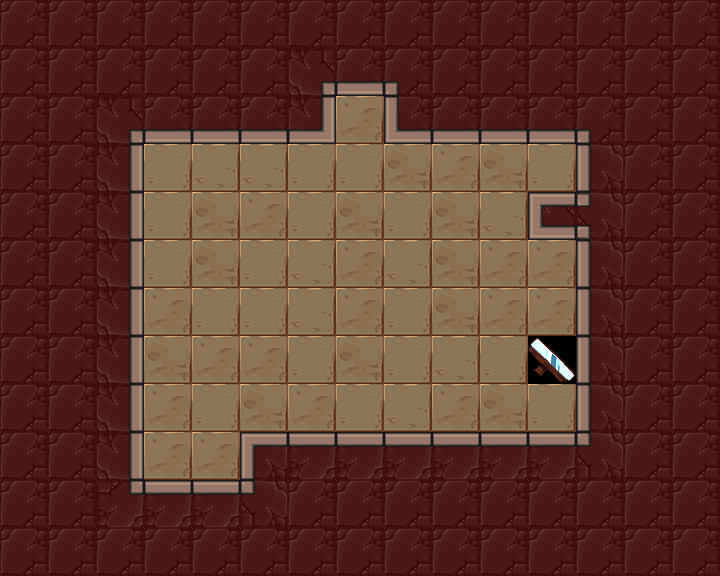

This game map was drawn from its Tiled (.tmx) file and the tilesets committed beside it. A one-line description and the trimmed map source follow:
An orthogonal 15x12 tile map with 48x48 px tiles, 3 tile layers (Floor, Holes, Walls), 6 tilesets and 29 objects (25x mirror, lightorb, lightswitch, player_start, exit).

<map version="1.0" orientation="orthogonal" renderorder="right-down" width="15" height="12" tilewidth="48" tileheight="48" nextobjectid="139">
 <tileset firstgid="1" name="walls" tilewidth="48" tileheight="48" tilecount="42">
  <image source="../../images/kongregate_release/wall_sheet.png" width="336" height="288" />
 </tileset>
 <tileset firstgid="43" name="exit" tilewidth="48" tileheight="48" tilecount="12">
  <image source="../../images/kongregate_release/gate_sheet.png" width="192" height="144" />
 </tileset>
 <tileset firstgid="55" name="floors" tilewidth="48" tileheight="48" tilecount="4">
  <image source="../../images/kongregate_release/floor_sheet.png" width="192" height="48" />
 </tileset>
 <tileset firstgid="59" name="holes" tilewidth="48" tileheight="48" tilecount="6">
  <image source="../../images/kongregate_release/hole_sheet.png" width="288" height="48" />
 </tileset>
 <tileset firstgid="65" name="mirrors" tilewidth="48" tileheight="48" tilecount="4">
  <image source="../../images/kongregate_release/mirror_sheet.png" width="96" height="96" />
 </tileset>
 <tileset firstgid="69" name="orb_sheet" tilewidth="48" tileheight="48" tilecount="9">
  <image source="../../images/kongregate_release/orb_sheet.png" width="144" height="144" />
 </tileset>
 <layer name="Floor" width="15" height="12">
  <properties>
   <property name="tileset" value="floors" />
  </properties>
  <data>[180 cells, 55 non-empty, 4 distinct tile ids]</data>
 </layer>
 <layer name="Holes" width="15" height="12">
  <properties>
   <property name="tileset" value="holes" />
  </properties>
  <data>[180 cells, 1 non-empty, 1 distinct tile ids]</data>
 </layer>
 <layer name="Walls" width="15" height="12">
  <properties>
   <property name="tileset" value="walls" />
  </properties>
  <data>[180 cells, 124 non-empty, 14 distinct tile ids]</data>
 </layer>
 <objectgroup name="Objects" />
 <objectgroup name="Mirrors">
  <object id="110" type="mirror" gid="1073741890" x="240" y="240" width="48" height="48">
   <properties>
    <property name="sides" value="1" />
   </properties>
  </object>
  <object id="111" type="mirror" gid="66" x="240" y="336" width="48" height="48">
   <properties>
    <property name="sides" value="1" />
   </properties>
  </object>
  <object id="112" type="mirror" gid="1073741890" x="240" y="288" width="48" height="48">
   <properties>
    <property name="sides" value="1" />
   </properties>
  </object>
  <object id="113" type="mirror" gid="66" x="240" y="432" width="48" height="48">
   <properties>
    <property name="sides" value="1" />
   </properties>
  </object>
  <object id="114" type="mirror" gid="1073741890" x="288" y="384" width="48" height="48">
   <properties>
    <property name="sides" value="1" />
   </properties>
  </object>
  <object id="115" type="mirror" gid="2147483714" x="288" y="432" width="48" height="48">
   <properties>
    <property name="sides" value="1" />
   </properties>
  </object>
  <object id="116" type="mirror" gid="66" x="240" y="192" width="48" height="48">
   <properties>
    <property name="sides" value="1" />
   </properties>
  </object>
  <object id="117" type="mirror" gid="3221225538" x="240" y="384" width="48" height="48">
   <properties>
    <property name="sides" value="1" />
   </properties>
  </object>
  <object id="118" type="mirror" gid="1073741890" x="288" y="192" width="48" height="48">
   <properties>
    <property name="sides" value="1" />
   </properties>
  </object>
  <object id="119" type="mirror" gid="66" x="288" y="240" width="48" height="48">
   <properties>
    <property name="sides" value="1" />
   </properties>
  </object>
  <object id="120" type="mirror" gid="3221225538" x="384" y="288" width="48" height="48">
   <properties>
    <property name="sides" value="1" />
   </properties>
  </object>
  <object id="121" type="mirror" gid="2147483714" x="384" y="240" width="48" height="48">
   <properties>
    <property name="sides" value="1" />
   </properties>
  </object>
  <object id="122" type="mirror" gid="66" x="384" y="336" width="48" height="48">
   <properties>
    <property name="sides" value="1" />
   </properties>
  </object>
  <object id="123" type="mirror" gid="3221225538" x="432" y="336" width="48" height="48">
   <properties>
    <property name="sides" value="1" />
   </properties>
  </object>
  <object id="124" type="mirror" gid="3221225538" x="384" y="384" width="48" height="48">
   <properties>
    <property name="sides" value="1" />
   </properties>
  </object>
  <object id="125" type="mirror" gid="2147483714" x="336" y="336" width="48" height="48">
   <properties>
    <property name="sides" value="1" />
   </properties>
  </object>
  <object id="126" type="mirror" gid="66" x="384" y="432" width="48" height="48">
   <properties>
    <property name="sides" value="1" />
   </properties>
  </object>
  <object id="127" type="mirror" gid="2147483714" x="432" y="432" width="48" height="48">
   <properties>
    <property name="sides" value="1" />
   </properties>
  </object>
  <object id="128" type="mirror" gid="3221225538" x="336" y="192" width="48" height="48">
   <properties>
    <property name="sides" value="1" />
   </properties>
  </object>
  <object id="129" type="mirror" gid="1073741890" x="384" y="192" width="48" height="48">
   <properties>
    <property name="sides" value="1" />
   </properties>
  </object>
  <object id="130" type="mirror" gid="66" x="432" y="240" width="48" height="48">
   <properties>
    <property name="sides" value="1" />
   </properties>
  </object>
  <object id="131" type="mirror" gid="66" x="192" y="240" width="48" height="48">
   <properties>
    <property name="sides" value="1" />
   </properties>
  </object>
  <object id="132" type="mirror" gid="1073741890" x="144" y="240" width="48" height="48">
   <properties>
    <property name="sides" value="1" />
   </properties>
  </object>
  <object id="133" type="mirror" gid="1073741890" x="144" y="192" width="48" height="48">
   <properties>
    <property name="sides" value="1" />
   </properties>
  </object>
  <object id="134" type="mirror" gid="1073741890" x="192" y="192" width="48" height="48">
   <properties>
    <property name="sides" value="1" />
   </properties>
  </object>
 </objectgroup>
 <objectgroup name="Light">
  <object id="135" type="lightorb" gid="73" x="144" y="384" width="48" height="48">
   <properties>
    <property name="direction" value="16" />
   </properties>
  </object>
  <object id="136" type="lightswitch" gid="69" x="528" y="192" width="48" height="48" />
 </objectgroup>
 <objectgroup color="#141ba4" name="player_start">
  <object id="137" type="player_start" x="144" y="384" width="48" height="48">
   <properties>
    <property name="direction_facing" value="16" />
    <property name="initial_zoom" value="0.7" />
   </properties>
  </object>
 </objectgroup>
 <objectgroup color="#71a400" name="Exit">
  <object id="138" type="exit" gid="43" x="336" y="144" width="48" height="48" />
 </objectgroup>
</map>
